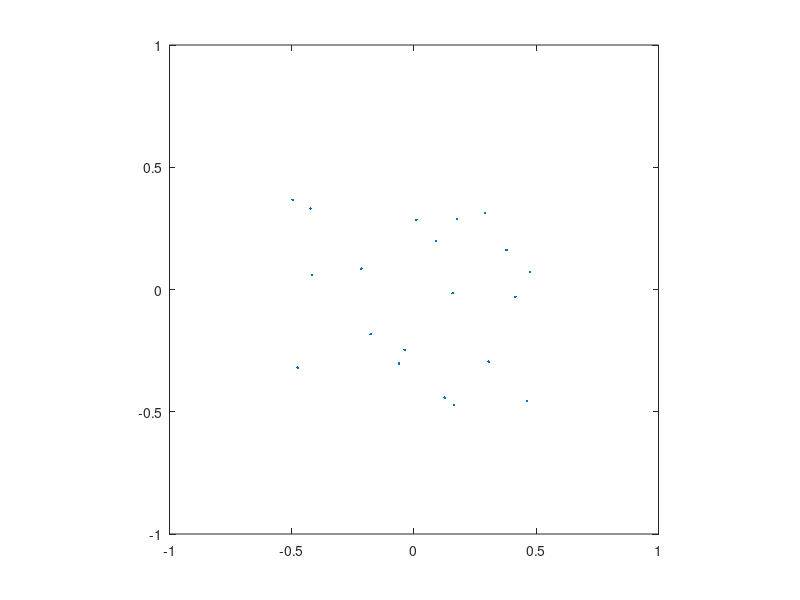

Write the MATLAB code that produced this figure. (Note: this script raises an error after producing the figure.)
%Brownian motion   
clf;   
n=20;   
s=0.02;   
x = rand(n,1)-0.5;   
y = rand(n,1)-0.5;   
h = plot(x,y,'.');   
axis([-1 1 -1 1])   
axis square   
grid off   
set(h,'EraseMode','xor','MarkerSize',18)   
grid on;   
title('Press Ctl-C to stop');   
while 1   
 drawnow   
 x = x + s*randn(n,1);   
 y = y + s*randn(n,1);   
 set(h,'XData',x,'YData',y)   
end 